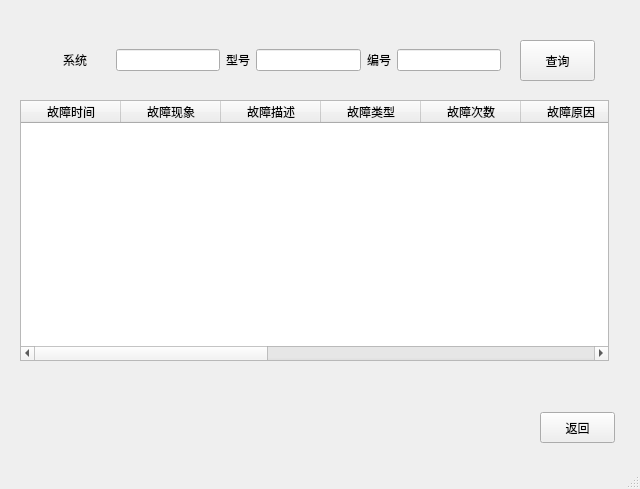
<?xml version="1.0" encoding="UTF-8"?>
<ui version="4.0">
 <class>selectFau</class>
 <widget class="QMainWindow" name="selectFau">
  <property name="geometry">
   <rect>
    <x>0</x>
    <y>0</y>
    <width>640</width>
    <height>489</height>
   </rect>
  </property>
  <property name="windowTitle">
   <string>MainWindow</string>
  </property>
  <widget class="QWidget" name="centralwidget">
   <widget class="QWidget" name="gridLayoutWidget">
    <property name="geometry">
     <rect>
      <x>40</x>
      <y>40</y>
      <width>461</width>
      <height>41</height>
     </rect>
    </property>
    <layout class="QGridLayout" name="gridLayout">
     <item row="0" column="5">
      <widget class="QLineEdit" name="man_num"/>
     </item>
     <item row="0" column="2">
      <widget class="QLabel" name="label_3">
       <property name="text">
        <string>型号</string>
       </property>
       <property name="alignment">
        <set>Qt::AlignCenter</set>
       </property>
      </widget>
     </item>
     <item row="0" column="4">
      <widget class="QLabel" name="label_2">
       <property name="text">
        <string>编号</string>
       </property>
       <property name="alignment">
        <set>Qt::AlignCenter</set>
       </property>
      </widget>
     </item>
     <item row="0" column="3">
      <widget class="QLineEdit" name="man_model"/>
     </item>
     <item row="0" column="0">
      <widget class="QLabel" name="label">
       <property name="minimumSize">
        <size>
         <width>70</width>
         <height>0</height>
        </size>
       </property>
       <property name="text">
        <string>系统</string>
       </property>
       <property name="alignment">
        <set>Qt::AlignCenter</set>
       </property>
      </widget>
     </item>
     <item row="0" column="1">
      <widget class="QLineEdit" name="man_sys"/>
     </item>
    </layout>
   </widget>
   <widget class="QPushButton" name="exit">
    <property name="geometry">
     <rect>
      <x>540</x>
      <y>412</y>
      <width>75</width>
      <height>31</height>
     </rect>
    </property>
    <property name="text">
     <string>返回</string>
    </property>
   </widget>
   <widget class="QPushButton" name="pushButton">
    <property name="geometry">
     <rect>
      <x>520</x>
      <y>40</y>
      <width>75</width>
      <height>41</height>
     </rect>
    </property>
    <property name="text">
     <string>查询</string>
    </property>
   </widget>
   <widget class="QTableWidget" name="information_tableWidget">
    <property name="geometry">
     <rect>
      <x>20</x>
      <y>100</y>
      <width>589</width>
      <height>261</height>
     </rect>
    </property>
    <column>
     <property name="text">
      <string>故障时间</string>
     </property>
    </column>
    <column>
     <property name="text">
      <string>故障现象</string>
     </property>
    </column>
    <column>
     <property name="text">
      <string>故障描述</string>
     </property>
    </column>
    <column>
     <property name="text">
      <string>故障类型</string>
     </property>
    </column>
    <column>
     <property name="text">
      <string>故障次数</string>
     </property>
    </column>
    <column>
     <property name="text">
      <string>故障原因</string>
     </property>
    </column>
    <column>
     <property name="text">
      <string>故障影响</string>
     </property>
    </column>
    <column>
     <property name="text">
      <string>检测方法</string>
     </property>
    </column>
    <column>
     <property name="text">
      <string>排除措施</string>
     </property>
    </column>
    <column>
     <property name="text">
      <string>人员信息</string>
     </property>
    </column>
    <column>
     <property name="text">
      <string>建议</string>
     </property>
    </column>
    <column>
     <property name="text">
      <string>备注</string>
     </property>
    </column>
   </widget>
  </widget>
  <widget class="QMenuBar" name="menubar">
   <property name="geometry">
    <rect>
     <x>0</x>
     <y>0</y>
     <width>640</width>
     <height>23</height>
    </rect>
   </property>
  </widget>
  <widget class="QStatusBar" name="statusbar"/>
 </widget>
 <resources/>
 <connections/>
</ui>
